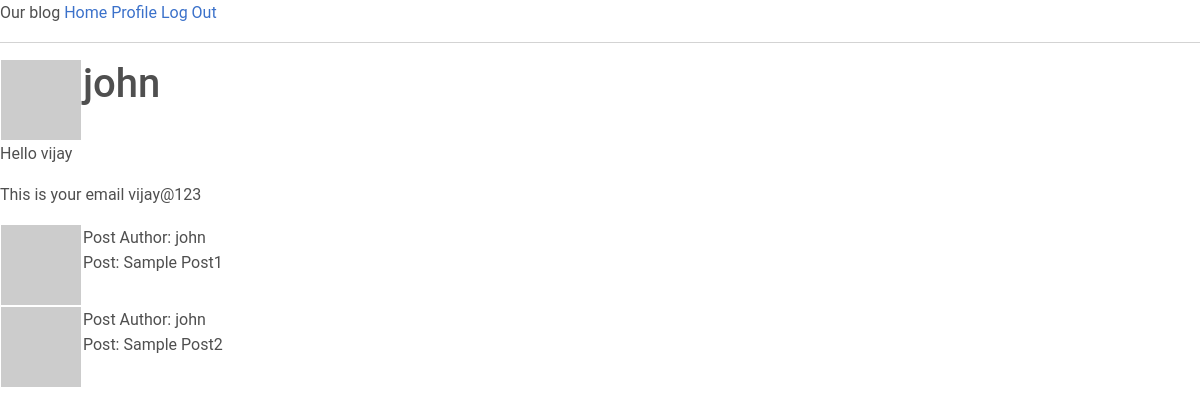
The app's page /user-profile/john (signed in) with its own data.
### app/models.py (models this page shows, shortened)
class User(UserMixin, db.Model):
    id = db.Column(db.Integer, primary_key = True)
    username = db.Column(db.String(64), index=True, unique = True)
    email = db.Column(db.String(128), index=True, unique = True)
    password_hash = db.Column(db.String(128))
    post = db.relationship('Post', backref='author', lazy='dynamic')
    about_me = db.Column(db.String(140))
    last_seen = db.Column(db.DateTime, default = datetime.now(timezone.utc))
    def __repr__(self) -> str:
        return f"{self.username} , {self.email}"
    def avatar(self, size):
        digest = md5(self.email.lower().encode('utf-8')).hexdigest()
        return f"https://www.gravatar.com/avatar/{digest}?s={size}&d=identicon"

### app/routes.py (the view)
@app.route('/user-profile/<username>')
@login_required
def user_profile(username): #=current_user.username
    print(current_user)
    user = User.query.filter_by(username=username).first_or_404()
    posts = [
        {'author': user, 'body':'Sample Post1'},
        {'author': user, 'body':'Sample Post2'},
    ]
    return render_template('user_profile.html', user=user, posts=posts)

### app/models.py (called while the page is built)
@login.user_loader
def load_user(id):
    return db.session.get(User, int(id))

### app/routes.py (called while the page is built)
@app.before_request
def before_request():
    if current_user.is_authenticated:
        current_user.last_seen = datetime.now(timezone.utc)
        db.session.commit()

### app/templates/user_profile.html (shortened to what this page needs)
{% extends "base.html" %}
{%block content%}
<table>
    <tr valign="top">
        <td><img src="{{user.avatar(128)}}"></td>
        <td>
            <h1>{{user.username}}</h1>
        </td>
    </tr>
</table>
{% if current_user.is_authenticated %}
<P>Hello {{current_user.username}}</P>
<p>This is your email {{current_user.email}}</p>
{%endif%}
{% for post in posts%}
    {% include "_post.html" %}
{%endfor%}
{% endblock %}

### app/templates/_post.html
<table>
    <tr valign='top'>
        <td><img src="{{post.author.avatar(36)}}"></td>
        <td>Post Author: {{post.author.username}}<br>Post: {{post.body}}</td>
    </tr>
</table>

### records on screen
User: username "john", author.username "john" "john"
User: username "vijay", email "vijay@123"

### other values on screen
{{ post.body }} "Sample Post1" "Sample Post2"
